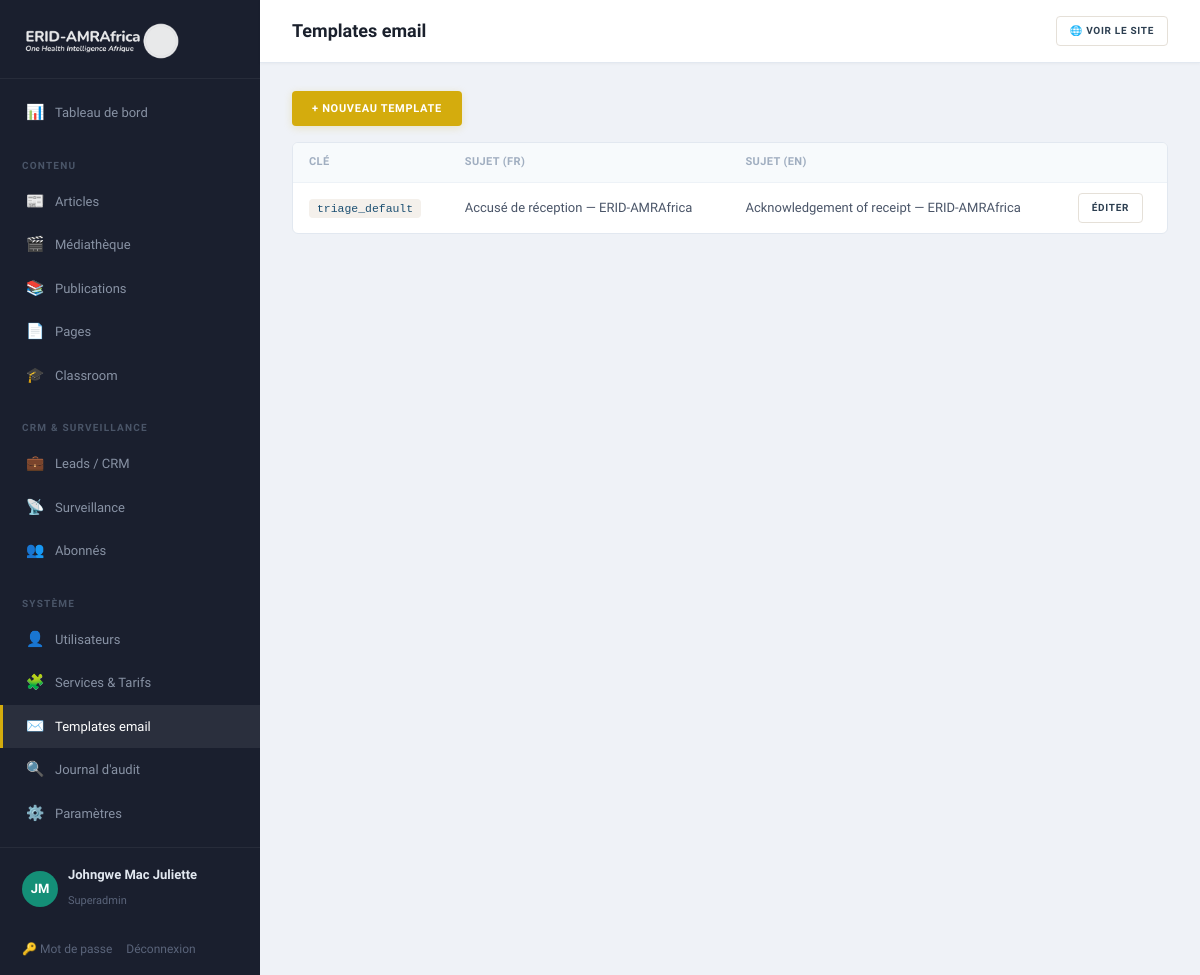
The page /admin/email-templates (signed in) on the database its author committed.
### tables this page shows
CREATE TABLE email_templates (
    id              INT UNSIGNED AUTO_INCREMENT PRIMARY KEY,
    template_key    VARCHAR(80)     NOT NULL UNIQUE,  
    subject_fr      VARCHAR(255)    NOT NULL,
    subject_en      VARCHAR(255)    NOT NULL,
    body_fr         MEDIUMTEXT      NOT NULL,
    body_en         MEDIUMTEXT      NOT NULL
);

### app/Core/View.php (called while the page is built, shortened)
<?php
final class View
{
    public static function render(string $template, array $data = [], string $layout = 'public'): void
    {
        $root = Config::get('root');
        extract($data, EXTR_SKIP);
        require $root . '/app/Views/' . $template . '.php';
    }
    public static function e(?string $s): string
    {
        return htmlspecialchars((string) $s, ENT_QUOTES, 'UTF-8');
    }
}

### app/Core/Controller.php (called while the page is built, shortened)
<?php
abstract class Controller
{
    protected function view(string $template, array $data = [], string $layout = 'public'): void
    {
        View::render($template, $data, $layout);
    }
}

### app/Controllers/Admin/EmailTemplatesController.php (called while the page is built, shortened)
<?php
final class EmailTemplatesController extends Controller
{
    public function index(): void
    {
        $templates = Database::all('SELECT * FROM email_templates ORDER BY template_key');
        $this->view('admin/email_templates', ['title' => 'Templates email', 'templates' => $templates], 'admin');
    }
}

### public/index.php (called while the page is built, shortened)
<?php
spl_autoload_register(function (string $class): void {
    $path = APP_ROOT . '/app/' . str_replace('\\', '/', substr($class, 4)) . '.php';
});
$router = new Router();
$router->dispatch($_SERVER['REQUEST_METHOD'], $_SERVER['REQUEST_URI']);

### app/Core/Config.php (called while the page is built, shortened)
<?php
final class Config
{
    private static array $data = [];
    public static function load(string $root): void
    {
        $env = [];
        self::$data = [
            'app' => [
                'name'   => $env['APP_NAME']   ?? 'ERID-AMRAfrica',
                'env'    => $env['APP_ENV']    ?? 'production',
                'url'    => $env['APP_URL']    ?? 'http://localhost:8080',
                'locale' => $env['APP_LOCALE'] ?? 'fr',
            ],
            'db' => [
                'host' => $env['DB_HOST'] ?? '127.0.0.1',
                'port' => $env['DB_PORT'] ?? '3306',
                'name' => $env['DB_NAME'] ?? 'erid_amrafrica',
                'user' => $env['DB_USER'] ?? 'root',
                'pass' => $env['DB_PASS'] ?? '',
            ],
            'mail' => [
                'from'      => $env['MAIL_FROM'] ?? 'consulting@erid-amrafrica.org',
                'from_name' => $env['MAIL_FROM_NAME'] ?? 'ERID-AMRAfrica',
            ],
            'root' => $root,
        ];
    }
    public static function get(string $key): mixed
    {
        return self::$data[$key] ?? null;
    }
}

### app/Core/Database.php (called while the page is built, shortened)
<?php
final class Database
{
    private static ?PDO $pdo = null;
    public static function pdo(): PDO
    {
        if (self::$pdo === null) {
            $cfg = Config::get('db');
            $dsn = sprintf(
                'mysql:host=%s;port=%s;dbname=%s;charset=utf8mb4',
                $cfg['host'], $cfg['port'], $cfg['name']
            );
            try {
                self::$pdo = new PDO($dsn, $cfg['user'], $cfg['pass'], [
                    PDO::ATTR_ERRMODE            => PDO::ERRMODE_EXCEPTION,
                    PDO::ATTR_DEFAULT_FETCH_MODE => PDO::FETCH_ASSOC,
                    PDO::ATTR_EMULATE_PREPARES   => false,
                    PDO::MYSQL_ATTR_INIT_COMMAND => "SET NAMES utf8mb4 COLLATE utf8mb4_unicode_ci",
                ]);
            } catch (PDOException $e) {
                http_response_code(500);
                exit('Database connection failed.');
            }
        }
        return self::$pdo;
    }
    public static function all(string $sql, array $params = []): array
    {
        $stmt = self::pdo()->prepare($sql);
        $stmt->execute($params);
        return $stmt->fetchAll();
    }
}

### app/Views/admin/email_templates.php (the view, shortened to what this page needs)
<?php
use App\Core\View; $e = fn($s) => View::e($s);
?>
<div class="toolbar"><a class="btn btn-gold" href="/admin/email-templates/new">+ Nouveau template</a></div>
<div class="panel">
  <table class="data-table">
    <thead><tr><th>Clé</th><th>Sujet (FR)</th><th>Sujet (EN)</th><th></th></tr></thead>
    <tbody>
    <?php foreach ($templates as $t): ?>
      <tr>
        <td><code><?= $e($t['template_key']) ?></code></td>
        <td><?= $e($t['subject_fr']) ?></td>
        <td><?= $e($t['subject_en']) ?></td>
        <td><a href="/admin/email-templates/<?= (int)$t['id'] ?>/edit" class="btn btn-ghost sm">Éditer</a></td>
      </tr>
    <?php endforeach; ?>
    </tbody>
  </table>
</div>

### app/Core/Router.php (shortened to what this page needs)
<?php
final class Router
{
    private array $routes = ['GET' => [], 'POST' => []];
    public function get(string $path, callable|array $handler): void
    {
        $this->routes['GET'][$this->normalize($path)] = $handler;
    }
    public function post(string $path, callable|array $handler): void
    {
        $this->routes['POST'][$this->normalize($path)] = $handler;
    }
    private function normalize(string $path): string
    {
        return '/' . trim($path, '/');
    }
    public function dispatch(string $method, string $uri): void
    {
        $path = $this->normalize(parse_url($uri, PHP_URL_PATH) ?: '/');
        foreach ($this->routes[$method] ?? [] as $route => $handler) {
            $pattern = '#^' . preg_replace('#\{[a-zA-Z_]+\}#', '([^/]+)', $route) . '$#';
            if (preg_match($pattern, $path, $m)) {
                array_shift($m);
                $this->invoke($handler, $m);
                return;
            }
        }
    }
    private function invoke(callable|array $handler, array $args): void
    {
        if (is_array($handler)) {
            [$class, $method] = $handler;
            (new $class())->{$method}(...$args);
            return;
        }
    }
}

### public/assets/css/app.css (style rules this page uses)
:root { --navy:#1B4F72;--navy-d:#154360;--navy-l:#2E86C1; --teal:#148F77;--teal-d:#0E6655;--teal-l:#1ABC9C; --gold:#D4AC0D;--gold-d:#B7950B;--gold-l:#F4D03F; --green:#27AE60;--green-d:#1E8449;--green-l:#58D68D; --burgundy:#78281F;--burgundy-d:#5B1F18; --red:#CB4335;--warm:#F8F4EF; --accent:#148F77; --c-spillover:#1B4F72;--c-amr:#148F77;--c-policy:#D4AC0D;--c-tech:#27AE60; --ink:#2C3E50;--muted:#717D8A;--light:#A6ACAF; --bg:#FCFAF7;--bg-alt:#F4F0EB;--card:#fff;--line:#E5E0D8; --font-d:'Merriweather',Georgia,serif; --font-b:'Source Sans 3','Source Sans Pro',system-ui,sans-serif; --w:1140px; --radius:10px;--radius-sm:6px;--radius-xs:4px; --shadow:0 2px 12px rgba(44,62,80,.05); --shadow-lg:0 8px 28px rgba(44,62,80,.08); --shadow-hover:0 6px 24px rgba(44,62,80,.1); }
*,*::before,*::after { box-sizing:border-box }
html { overflow-x:hidden }
body { margin:0;font-family:var(--font-b);color:var(--ink);background:var(--bg);line-height:1.7;font-size:15.5px;-webkit-font-smoothing:antialiased;overflow-x:hidden }
a { color:var(--ink);text-decoration:none;transition:color .25s }
code { background:var(--bg-alt);padding:3px 8px;font-size:.88em;border-radius:var(--radius-xs);color:var(--navy) }
.btn { display:inline-flex;align-items:center;justify-content:center;gap:6px;padding:10px 20px;font-weight:700;border:none;cursor:pointer;font-size:11px;font-family:var(--font-b);text-transform:uppercase;letter-spacing:.7px;transition:all .25s;line-height:1.4;border-radius:var(--radius-xs);position:relative }
.btn.sm { padding:7px 13px;font-size:10px }
.btn-gold { background:var(--gold);color:#fff;box-shadow:0 2px 8px rgba(212,172,13,.2) }
.btn-ghost { background:#fff;border:1px solid var(--line);color:var(--ink) }
body.admin { display:flex;background:#EFF2F7;font-family:var(--font-b);min-height:100vh }
.panel { background:#fff;border:1px solid #E2E8F0;padding:0;margin-bottom:18px;border-radius:var(--radius-sm);overflow:hidden }
.panel > table { margin:0 }
.panel > .data-table { margin:0 }
.data-table { width:100%;border-collapse:collapse }
.data-table th { text-align:left;padding:10px 16px;font-size:11px;text-transform:uppercase;color:#A0AEC0;border-bottom:1px solid #EDF2F7;letter-spacing:.4px;font-weight:600;background:#F7FAFC }
.data-table td { padding:10px 16px;border-bottom:1px solid #EDF2F7;vertical-align:middle;font-size:13px;color:#4A5568 }
.data-table tr:last-child td { border-bottom:none }
.filters,.toolbar { margin-bottom:16px;display:flex;gap:6px;flex-wrap:wrap;align-items:center }

### rows shown on the page
email_templates: template_key "triage_default", subject_fr "Accusé de réception — ERID-AMRAfrica", subject_en "Acknowledgement of receipt — ERID-AMRAfrica"
